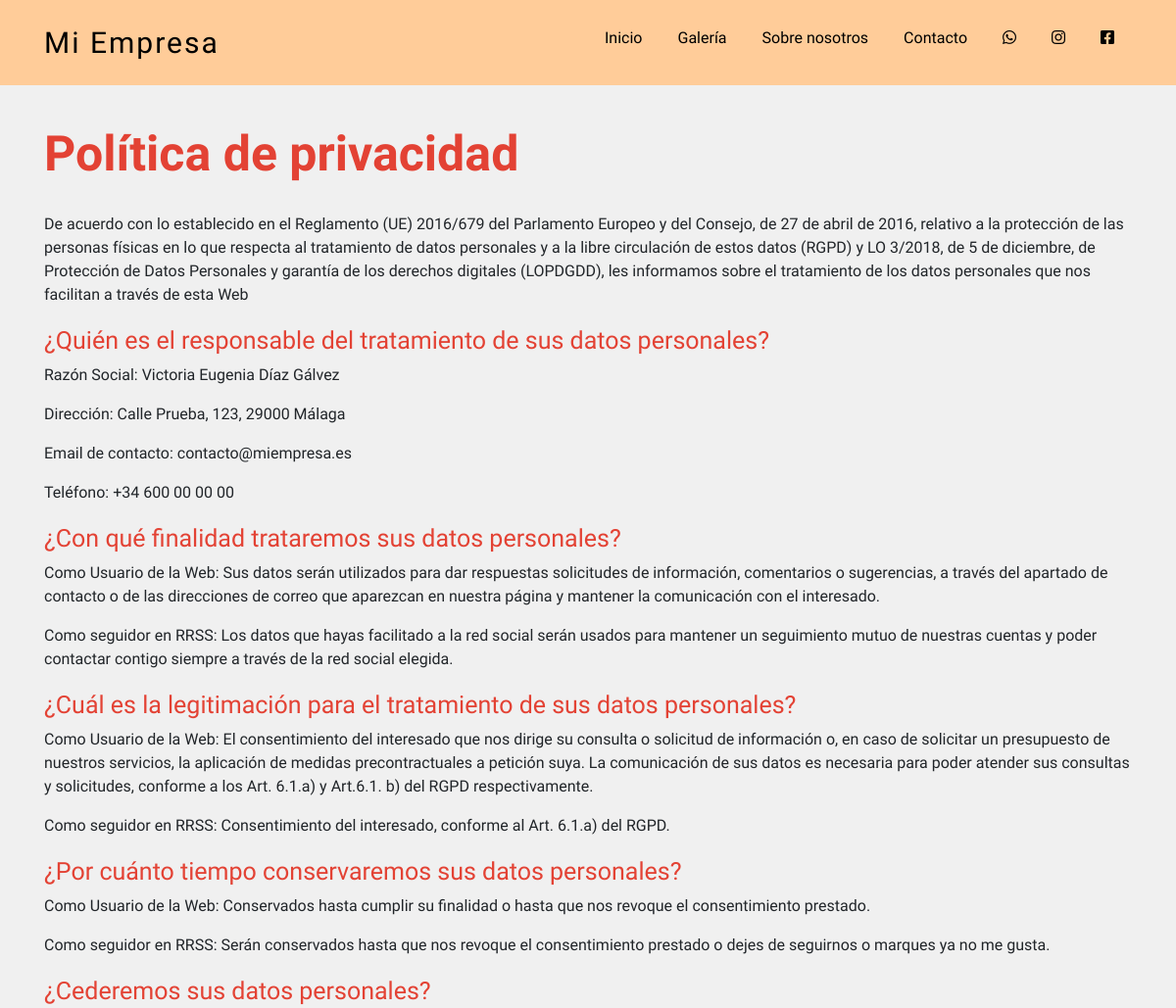
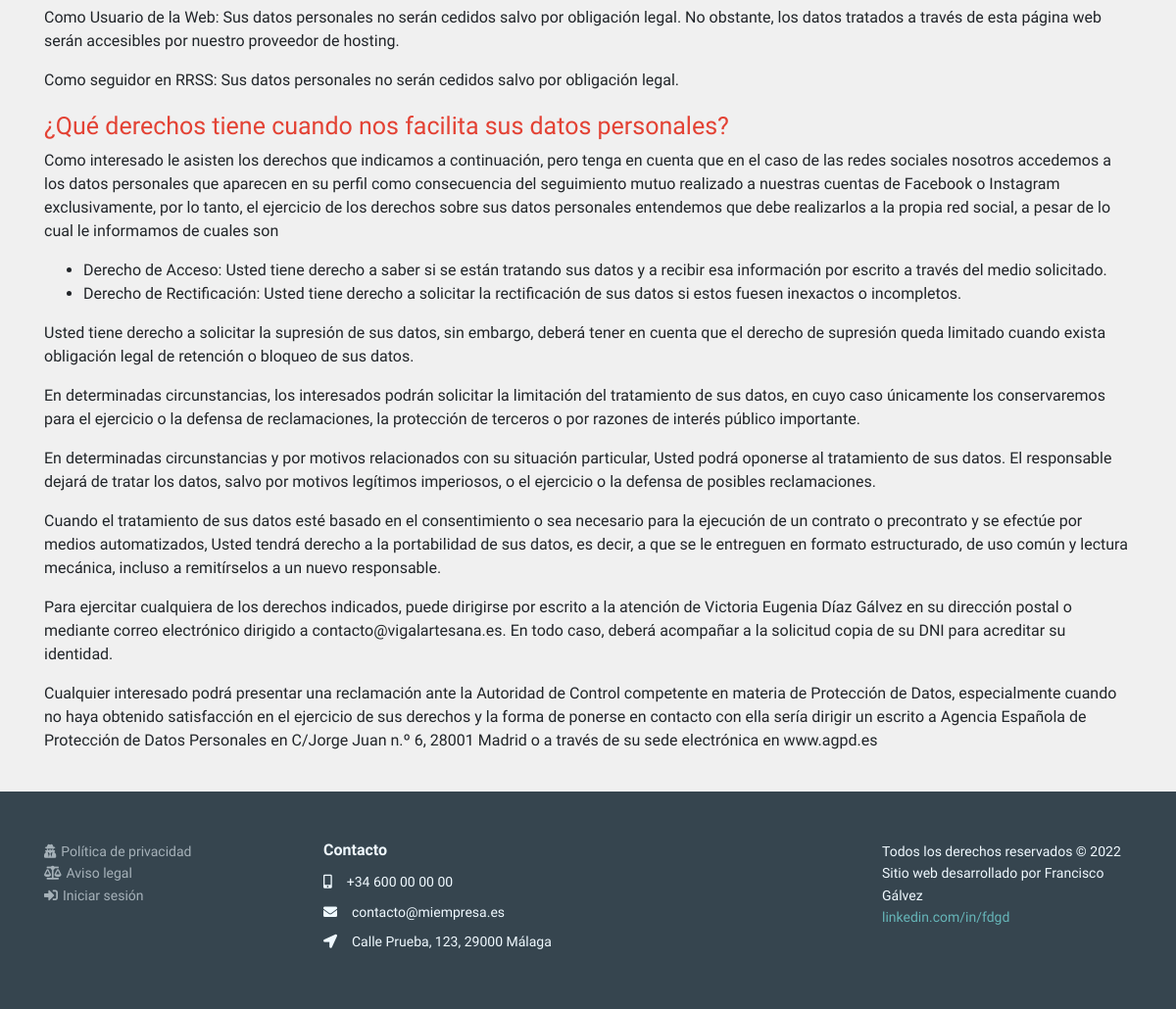
Page /privacidad.php on the committed database (2 pictures, top to bottom).
### tables this page shows
CREATE TABLE `company_info` (
  `key_info` varchar(255) NOT NULL,
  `value_info` longtext NOT NULL
);

### public_html/scripts/get_uri.php (called while the page is built, shortened)
<?php
    function GetBaseUri() {
        return (isset($_SERVER['HTTPS']) && $_SERVER['HTTPS'] === 'on' ? "https" : "http") . "://$_SERVER[HTTP_HOST]";
    }
?>

### connection.php (called while the page is built)
<?php
    $DSN = 'mysql:dbname=vigal;host=127.0.0.1;charset=utf8mb4';
    $DB_user = 'root';
    $DB_pass = '';
?>

### public_html/scripts/get_site_settings.php (called while the page is built, shortened)
<?php
    require_once $_SERVER["DOCUMENT_ROOT"]."/dashboard/scripts/check_url_direct_access.php";
    require_once $_SERVER["DOCUMENT_ROOT"].'/dashboard/scripts/database_connection.php';
    function getSiteSettings() {
        $conn = new DatabaseConnection();
        $res = $conn->query("select * from company_info");
        $res[8]["value_info"] = json_decode($res[8]["value_info"], true);
        $res[4]["value_info"] = json_decode($res[4]["value_info"], true);
        return $res;
    }
?>

### public_html/dashboard/scripts/database_connection.php (called while the page is built, shortened)
<?php
    class DatabaseConnection {
        function __construct() {
            require dirname($_SERVER["DOCUMENT_ROOT"], 1).'/connection.php';
            try {
                $this->conn = new PDO($DSN, $DB_user, $DB_pass);
            } catch (PDOException $e) {
                echo 'Connection error: ' . $e->getMessage();
            }
        }
        public function query($sql) {
            $res = array();
            $aux = $this->conn->query($sql);
            if (gettype($aux) == "object") {
                while ($rows = $aux->fetch(PDO::FETCH_ASSOC)) {
                    array_push($res, $rows);
                }
                return $res;
            } else {
                $this->num_rows = 0;
                return $aux;
            }
        }
    }
?>

### public_html/privacidad.php (the view, shortened to what this page needs)
<?php
    require_once $_SERVER["DOCUMENT_ROOT"]."/scripts/get_site_settings.php";
    require_once $_SERVER["DOCUMENT_ROOT"]."/scripts/get_uri.php";
    $site_settings = getSiteSettings();
?>
<!DOCTYPE html>
<html lang="es">
<head>
    <link rel="stylesheet" href="<?=GetBaseUri()?>/includes/bootstrap/css/bootstrap.min.css">
    <link rel="stylesheet" href="<?=GetBaseUri()?>/includes/css/footer.css">
    <link rel="stylesheet" href="<?=GetBaseUri()?>/includes/css/Navigation-Clean.css">
    <link rel="stylesheet" href="<?=GetBaseUri()?>/includes/fonts/fontawesome-all.min.css">
    <link rel="stylesheet" href="<?=GetBaseUri()?>/includes/css/styles.css">
</head>
<body>
    <?php
    include $_SERVER["DOCUMENT_ROOT"].'/includes/header.php';
    ?>
    <div id="main">
        <div class="container content">
            <h1 class="title">Política de privacidad</h1>
            <p>De acuerdo con lo establecido en el Reglamento (UE) 2016/679 del Parlamento Europeo y del Consejo, de 27 de abril de 2016, relativo a la protección de las personas físicas en lo que respecta al tratamiento de datos personales y a la libre circulación de estos datos (RGPD) y LO 3/2018, de 5 de diciembre, de Protección de Datos Personales y garantía de los derechos digitales (LOPDGDD),  les informamos sobre el tratamiento de los datos personales que nos facilitan a través de esta Web </p>
            <h3 class="title">¿Quién es el responsable del tratamiento de sus datos personales?</h3>
            <p>Razón Social: Victoria Eugenia Díaz Gálvez</p>
            <p>Dirección: <?=$site_settings[1]["value_info"]?></p>
            <p>Email de contacto: <?=$site_settings[3]["value_info"]?></p>
            <p>Teléfono: <?=$site_settings[0]["value_info"]?></p>
            <h3 class="title">¿Con qué finalidad trataremos sus datos personales?</h3>
            <p>Como Usuario de la Web: Sus datos serán utilizados para dar respuestas  solicitudes de información, comentarios o sugerencias, a través del apartado de contacto o de las direcciones de correo que aparezcan en nuestra página y mantener la comunicación con el interesado.</p>
            <p>Como seguidor en RRSS: Los datos que hayas facilitado a la red social serán usados para mantener un seguimiento mutuo de nuestras cuentas y poder contactar contigo siempre a través de la red social elegida. </p>
            <h3 class="title">¿Cuál es la legitimación para el tratamiento de sus datos personales?</h3>
            <p>Como Usuario de la Web: El consentimiento del interesado que nos dirige su consulta o solicitud de información o, en caso de solicitar un presupuesto de nuestros servicios, la aplicación de medidas precontractuales a petición suya. La comunicación de sus datos es necesaria para poder atender sus consultas y solicitudes, conforme a los Art. 6.1.a) y Art.6.1. b) del RGPD respectivamente.</p>
            <p>Como seguidor en RRSS: Consentimiento del interesado, conforme al Art. 6.1.a) del RGPD.</p>
            <h3 class="title">¿Por cuánto tiempo conservaremos sus datos personales?</h3>
            <p>Como Usuario de la Web: Conservados hasta cumplir su finalidad o hasta que nos revoque el consentimiento prestado.</p>
            <p>Como seguidor en RRSS: Serán conservados hasta que nos revoque el consentimiento prestado o dejes de seguirnos o marques ya no me gusta.</p>
            <h3 class="title">¿Cederemos sus datos personales?</h3>
            <p>Como Usuario de la Web: Sus datos personales no serán cedidos salvo por obligación legal. No obstante, los datos tratados a través de esta página web serán accesibles por nuestro proveedor de hosting.</p>
            <p>Como seguidor en RRSS: Sus datos personales no serán cedidos salvo por obligación legal.</p>
            <h3 class="title">¿Qué derechos tiene cuando nos facilita sus datos personales?</h3>
            <p>Como interesado le asisten los derechos que indicamos a continuación, pero tenga en cuenta que en el caso de las redes sociales nosotros accedemos a los datos personales que aparecen en su perfil como consecuencia del seguimiento mutuo realizado a nuestras cuentas de Facebook o Instagram exclusivamente, por lo tanto, el ejercicio de los derechos sobre sus datos personales entendemos que debe realizarlos a la propia red social, a pesar de lo cual le informamos de cuales son</p>
            <ul style="list-style-type: disc; padding-left:40px;">
                <li>Derecho de Acceso: Usted tiene derecho a saber si se están tratando sus datos y a recibir esa información por escrito a través del medio solicitado. </li>
                <li>Derecho de Rectificación: Usted tiene derecho a solicitar la rectificación de sus datos si estos fuesen inexactos o incompletos.</li>
            </ul>
            <p>Usted tiene derecho a solicitar la supresión de sus datos, sin embargo, deberá tener en cuenta que el derecho de supresión queda limitado cuando exista obligación legal de retención o bloqueo de sus datos.</p>
            <p>En determinadas circunstancias, los interesados podrán solicitar la limitación del tratamiento de sus datos, en cuyo caso únicamente los conservaremos para el ejercicio o la defensa de reclamaciones, la protección de terceros o por razones de interés público importante.</p>
            <p>En determinadas circunstancias y por motivos relacionados con su situación particular, Usted podrá oponerse al tratamiento de sus datos. El responsable dejará de tratar los datos, salvo por motivos legítimos imperiosos, o el ejercicio o la defensa de posibles reclamaciones.</p>
            <p>Cuando el tratamiento de sus datos esté basado en el consentimiento o sea necesario para la ejecución de un contrato o precontrato y se efectúe por medios automatizados, Usted tendrá derecho a la portabilidad de sus datos, es decir, a que se le entreguen en formato estructurado, de uso común y lectura mecánica, incluso a remitírselos a un nuevo responsable.</p>
            <p>Para ejercitar cualquiera de los derechos indicados, puede dirigirse por escrito a la atención de Victoria Eugenia Díaz Gálvez en su dirección postal o mediante correo electrónico dirigido a contacto@vigalartesana.es. En todo caso, deberá acompañar a la solicitud copia de su DNI para acreditar su identidad.</p>
            <p>Cualquier interesado podrá presentar una reclamación ante la Autoridad de Control competente en materia de Protección de Datos, especialmente cuando no haya obtenido satisfacción en el ejercicio de sus derechos y la forma de ponerse en contacto con ella sería dirigir un escrito a Agencia Española de Protección de Datos Personales en C/Jorge Juan n.º 6, 28001 Madrid o a través de su sede electrónica en www.agpd.es </p>
        </div>
        <?php
            include $_SERVER["DOCUMENT_ROOT"].'/includes/footer.php';
        ?>
    </div>
</body>
</html>

### public_html/includes/header.php (shortened to what this page needs)
<nav class="nav-solid navbar navbar-expand-lg navigation-clean">
    <div class="container">
        <a class="navbar-brand" href="<?=GetBaseUri()?>" name="company_name"><?=$site_settings[2]["value_info"]?></a>
        <div class="collapse navbar-collapse" id="navcol-1" style="margin-left: 5%;">
            <ul class="navbar-nav nav ml-auto mt-2 mt-lg-0">
                <li class="nav-item"><a class="nav-link underline-animated" href="<?=GetBaseUri()?>">Inicio</a></li>
                <li class="nav-item"><a class="nav-link underline-animated" href="<?=GetBaseUri()?>/galeria">Galería</a></li>
                <li class="nav-item"><a class="nav-link underline-animated" href="<?=GetBaseUri()?>/sobre-nosotros">Sobre nosotros</a></li>
                <li class="nav-item"><a class="nav-link underline-animated" href="<?=GetBaseUri()?>/contacto">Contacto</a></li>
                <li class="nav-item">
                    <div class="social-div">
                        <?php if (isset($site_settings[4]["value_info"]["whatsapp"])):?>
                            <div class="social-link">
                                <a class="nav-link whatsapp" data-bs-hover-animate="pulse" target="blank" href="https://wa.me/<?=$site_settings[4]["value_info"]["whatsapp"]?>"><i class="fab fa-whatsapp fa-w-16"></i></a>
                            </div>
                        <?php endif; ?>
                        <?php if (isset($site_settings[4]["value_info"]["instagram"])):?>
                            <div class="social-link">
                                <a class="nav-link instagram" data-bs-hover-animate="pulse" target="blank" href="https://www.instagram.com/<?=$site_settings[4]["value_info"]["instagram"]?>"><i class="fab fa-instagram"></i></a>
                            </div>
                        <?php endif; ?>
                        <?php if (isset($site_settings[4]["value_info"]["facebook"])):?>
                            <div class="social-link">
                                <a class="nav-link facebook" data-bs-hover-animate="pulse" target="blank" href="https://www.facebook.com/<?=$site_settings[4]["value_info"]["facebook"]?>"><i class="fab fa-facebook-square"></i></a>
                            </div>
                        <?php endif; ?>
                    </div>
                </li>
            </ul>
        </div>
    </div>
</nav>

### public_html/includes/footer.php
<footer>
    <div class="container">
        <div class="row">
            <div class="col-12 col-sm-5 col-md-3 footer-links">
                <ul>
                    <li><a href="<?=GetBaseUri()?>/politica-privacidad"><i class="fas fa-user-secret" style="margin-right: 5px;"></i>Política de privacidad</a></li>
                    <li><a href="<?=GetBaseUri()?>/aviso-legal"><i class="fas fa-balance-scale" style="margin-right: 5px;"></i>Aviso legal</a></li>
                    <?php
                        if (!isset($_SESSION['loggedin'])) {
                            echo '<li><a href="'.GetBaseUri().'/login"><i class="fas fa-sign-in-alt" style="margin-right: 5px;"></i>Iniciar sesión</a></li>';
                        } else {
                            echo '<li><a href="'.GetBaseUri().'/dashboard?page=start"><i class="fas fa-cog" style="margin-right: 5px;"></i>Configuración</a></li>';
                            echo '<li><a href="'.GetBaseUri().'/scripts/logout.php"><i class="fas fa-sign-out-alt" style="margin-right: 5px;"></i>Cerrar sesión</a></li>';
                        }
                    ?>
                </ul>
            </div>
            <div class="col-12 col-sm-7 col-md-6">
                <h3>Contacto</h3>
                <ul>
                    <li style="color: rgb(240,249,255);"><i class="fas fa-mobile-alt" style="padding-right: 5px;"></i><label id="telephone"><?=$site_settings[0]["value_info"]?></label></li>
                    <li style="color: rgb(240,249,255);"><i class="fas fa-envelope" style="padding-right: 5px;"></i><label id="email"><?=$site_settings[3]["value_info"]?></label></li>
                    <li style="color: rgb(240,249,255);"><i class="fas fa-location-arrow" style="padding-right: 5px;"></i><label id="address"><?=$site_settings[1]["value_info"]?></label></li>
                </ul>
            </div>
            <div class="col-12 col-sm-12 col-md-3 web-author">
                <ul>
                    <li>Todos los derechos reservados © <?=date('Y')?></li>
                    <li>Sitio web desarrollado por Francisco Gálvez</li>
                    <li><a class="footer_link" target="blank" href="https://www.linkedin.com/in/fdgd">linkedin.com/in/fdgd</a></li>
                </ul>
            </div>
        </div>
    </div>
</footer>

### rows in the picture
company_info: value_info "Mi Empresa"
company_info: value_info "Calle Prueba, 123, 29000 Málaga"
company_info: value_info "contacto@miempresa.es"
company_info: value_info "+34 600 00 00 00"
